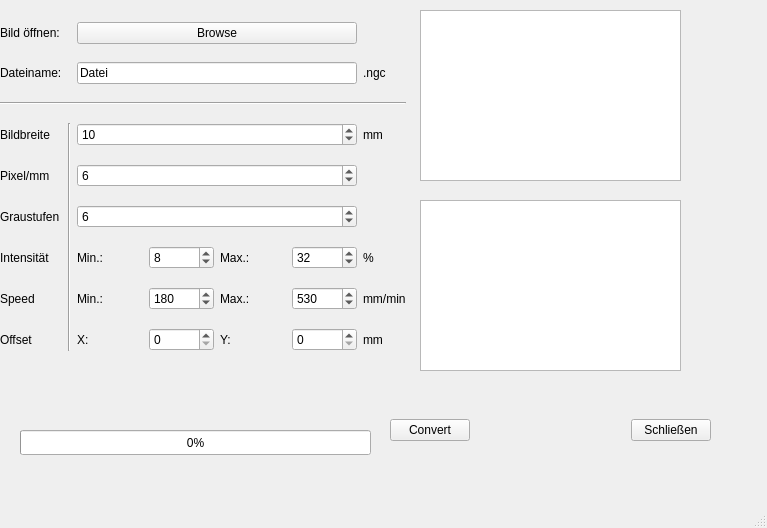
<?xml version="1.0" encoding="UTF-8"?>
<ui version="4.0">
 <class>MainWindow</class>
 <widget class="QMainWindow" name="MainWindow">
  <property name="geometry">
   <rect>
    <x>0</x>
    <y>0</y>
    <width>767</width>
    <height>528</height>
   </rect>
  </property>
  <property name="mouseTracking">
   <bool>false</bool>
  </property>
  <property name="windowTitle">
   <string>Picture2GCode v0.1</string>
  </property>
  <widget class="QWidget" name="centralwidget">
   <widget class="QGraphicsView" name="Vorschau">
    <property name="geometry">
     <rect>
      <x>420</x>
      <y>10</y>
      <width>261</width>
      <height>171</height>
     </rect>
    </property>
    <property name="verticalScrollBarPolicy">
     <enum>Qt::ScrollBarAlwaysOff</enum>
    </property>
    <property name="horizontalScrollBarPolicy">
     <enum>Qt::ScrollBarAlwaysOff</enum>
    </property>
    <property name="foregroundBrush">
     <brush brushstyle="NoBrush">
      <color alpha="255">
       <red>0</red>
       <green>0</green>
       <blue>0</blue>
      </color>
     </brush>
    </property>
    <property name="interactive">
     <bool>true</bool>
    </property>
    <property name="transformationAnchor">
     <enum>QGraphicsView::AnchorViewCenter</enum>
    </property>
    <property name="resizeAnchor">
     <enum>QGraphicsView::AnchorViewCenter</enum>
    </property>
   </widget>
   <widget class="QWidget" name="gridLayoutWidget">
    <property name="geometry">
     <rect>
      <x>0</x>
      <y>10</y>
      <width>406</width>
      <height>361</height>
     </rect>
    </property>
    <layout class="QGridLayout" name="gridLayout">
     <item row="8" column="0">
      <widget class="QLabel" name="label_11">
       <property name="text">
        <string>Speed</string>
       </property>
      </widget>
     </item>
     <item row="7" column="3">
      <widget class="QLabel" name="label_10">
       <property name="text">
        <string>%</string>
       </property>
      </widget>
     </item>
     <item row="4" column="3">
      <widget class="QLabel" name="label_5">
       <property name="text">
        <string>mm</string>
       </property>
      </widget>
     </item>
     <item row="2" column="2">
      <widget class="QLineEdit" name="Dateiname">
       <property name="text">
        <string>Datei</string>
       </property>
      </widget>
     </item>
     <item row="4" column="0">
      <widget class="QLabel" name="label_4">
       <property name="text">
        <string>Bildbreite</string>
       </property>
      </widget>
     </item>
     <item row="5" column="2">
      <widget class="QSpinBox" name="pixmm">
       <property name="maximum">
        <number>20</number>
       </property>
       <property name="value">
        <number>6</number>
       </property>
      </widget>
     </item>
     <item row="4" column="2">
      <widget class="QSpinBox" name="bildbreite">
       <property name="maximum">
        <number>500</number>
       </property>
       <property name="value">
        <number>10</number>
       </property>
      </widget>
     </item>
     <item row="2" column="3">
      <widget class="QLabel" name="label_3">
       <property name="text">
        <string>.ngc</string>
       </property>
      </widget>
     </item>
     <item row="2" column="0">
      <widget class="QLabel" name="label_2">
       <property name="text">
        <string>Dateiname:</string>
       </property>
      </widget>
     </item>
     <item row="5" column="0">
      <widget class="QLabel" name="label_6">
       <property name="text">
        <string>Pixel/mm</string>
       </property>
      </widget>
     </item>
     <item row="7" column="0">
      <widget class="QLabel" name="label_7">
       <property name="text">
        <string>Intensität</string>
       </property>
      </widget>
     </item>
     <item row="7" column="2">
      <layout class="QHBoxLayout" name="horizontalLayout">
       <item>
        <widget class="QLabel" name="label_8">
         <property name="text">
          <string>Min.:</string>
         </property>
        </widget>
       </item>
       <item>
        <widget class="QSpinBox" name="inten_min">
         <property name="minimum">
          <number>1</number>
         </property>
         <property name="value">
          <number>8</number>
         </property>
        </widget>
       </item>
       <item>
        <widget class="QLabel" name="label_9">
         <property name="text">
          <string>Max.:</string>
         </property>
        </widget>
       </item>
       <item>
        <widget class="QSpinBox" name="inten_max">
         <property name="minimum">
          <number>1</number>
         </property>
         <property name="value">
          <number>32</number>
         </property>
        </widget>
       </item>
      </layout>
     </item>
     <item row="8" column="3">
      <widget class="QLabel" name="label_14">
       <property name="text">
        <string>mm/min</string>
       </property>
      </widget>
     </item>
     <item row="4" column="1" rowspan="6">
      <widget class="Line" name="line_2">
       <property name="orientation">
        <enum>Qt::Vertical</enum>
       </property>
      </widget>
     </item>
     <item row="3" column="0" colspan="4">
      <widget class="Line" name="line">
       <property name="orientation">
        <enum>Qt::Horizontal</enum>
       </property>
      </widget>
     </item>
     <item row="9" column="2">
      <layout class="QHBoxLayout" name="horizontalLayout_3">
       <item>
        <widget class="QLabel" name="label_16">
         <property name="text">
          <string>X:</string>
         </property>
        </widget>
       </item>
       <item>
        <widget class="QSpinBox" name="offset_x">
         <property name="maximum">
          <number>1000</number>
         </property>
        </widget>
       </item>
       <item>
        <widget class="QLabel" name="label_17">
         <property name="text">
          <string>Y:</string>
         </property>
        </widget>
       </item>
       <item>
        <widget class="QSpinBox" name="offset_y">
         <property name="maximum">
          <number>1000</number>
         </property>
        </widget>
       </item>
      </layout>
     </item>
     <item row="9" column="3">
      <widget class="QLabel" name="label_18">
       <property name="text">
        <string>mm</string>
       </property>
      </widget>
     </item>
     <item row="8" column="2">
      <layout class="QHBoxLayout" name="horizontalLayout_2">
       <item>
        <widget class="QLabel" name="label_13">
         <property name="text">
          <string>Min.:</string>
         </property>
        </widget>
       </item>
       <item>
        <widget class="QSpinBox" name="speed_min">
         <property name="minimum">
          <number>1</number>
         </property>
         <property name="maximum">
          <number>1000</number>
         </property>
         <property name="value">
          <number>180</number>
         </property>
        </widget>
       </item>
       <item>
        <widget class="QLabel" name="label_12">
         <property name="text">
          <string>Max.:</string>
         </property>
        </widget>
       </item>
       <item>
        <widget class="QSpinBox" name="speed_max">
         <property name="minimum">
          <number>1</number>
         </property>
         <property name="maximum">
          <number>1000</number>
         </property>
         <property name="value">
          <number>530</number>
         </property>
        </widget>
       </item>
      </layout>
     </item>
     <item row="9" column="0">
      <widget class="QLabel" name="label_15">
       <property name="text">
        <string>Offset</string>
       </property>
      </widget>
     </item>
     <item row="6" column="2">
      <widget class="QSpinBox" name="graustufen">
       <property name="minimum">
        <number>1</number>
       </property>
       <property name="maximum">
        <number>10</number>
       </property>
       <property name="value">
        <number>6</number>
       </property>
      </widget>
     </item>
     <item row="6" column="0">
      <widget class="QLabel" name="label_19">
       <property name="text">
        <string>Graustufen</string>
       </property>
      </widget>
     </item>
     <item row="0" column="0">
      <widget class="QLabel" name="label">
       <property name="text">
        <string>Bild öffnen:</string>
       </property>
      </widget>
     </item>
     <item row="0" column="2">
      <widget class="QPushButton" name="Browsepic">
       <property name="text">
        <string>Browse</string>
       </property>
      </widget>
     </item>
    </layout>
   </widget>
   <widget class="QGraphicsView" name="Vorschau_2">
    <property name="geometry">
     <rect>
      <x>420</x>
      <y>200</y>
      <width>261</width>
      <height>171</height>
     </rect>
    </property>
    <property name="verticalScrollBarPolicy">
     <enum>Qt::ScrollBarAlwaysOff</enum>
    </property>
    <property name="horizontalScrollBarPolicy">
     <enum>Qt::ScrollBarAlwaysOff</enum>
    </property>
    <property name="foregroundBrush">
     <brush brushstyle="NoBrush">
      <color alpha="255">
       <red>0</red>
       <green>0</green>
       <blue>0</blue>
      </color>
     </brush>
    </property>
    <property name="interactive">
     <bool>true</bool>
    </property>
    <property name="transformationAnchor">
     <enum>QGraphicsView::AnchorViewCenter</enum>
    </property>
    <property name="resizeAnchor">
     <enum>QGraphicsView::AnchorViewCenter</enum>
    </property>
   </widget>
   <widget class="QWidget" name="horizontalLayoutWidget_3">
    <property name="geometry">
     <rect>
      <x>390</x>
      <y>390</y>
      <width>321</width>
      <height>80</height>
     </rect>
    </property>
    <layout class="QHBoxLayout" name="horizontalLayout_4">
     <item>
      <widget class="QPushButton" name="pushButton_2_Convert">
       <property name="text">
        <string>Convert</string>
       </property>
      </widget>
     </item>
     <item>
      <spacer name="horizontalSpacer">
       <property name="orientation">
        <enum>Qt::Horizontal</enum>
       </property>
       <property name="sizeType">
        <enum>QSizePolicy::Expanding</enum>
       </property>
       <property name="sizeHint" stdset="0">
        <size>
         <width>40</width>
         <height>20</height>
        </size>
       </property>
      </spacer>
     </item>
     <item>
      <widget class="QPushButton" name="pushButton_close">
       <property name="text">
        <string>Schließen</string>
       </property>
      </widget>
     </item>
    </layout>
   </widget>
   <widget class="QProgressBar" name="fortschritt">
    <property name="geometry">
     <rect>
      <x>20</x>
      <y>430</y>
      <width>351</width>
      <height>25</height>
     </rect>
    </property>
    <property name="value">
     <number>0</number>
    </property>
    <property name="textVisible">
     <bool>true</bool>
    </property>
   </widget>
  </widget>
  <widget class="QStatusBar" name="statusbar">
   <property name="sizeGripEnabled">
    <bool>true</bool>
   </property>
  </widget>
  <widget class="QMenuBar" name="menubar">
   <property name="enabled">
    <bool>true</bool>
   </property>
   <property name="geometry">
    <rect>
     <x>0</x>
     <y>0</y>
     <width>767</width>
     <height>27</height>
    </rect>
   </property>
  </widget>
 </widget>
 <resources/>
 <connections/>
</ui>
